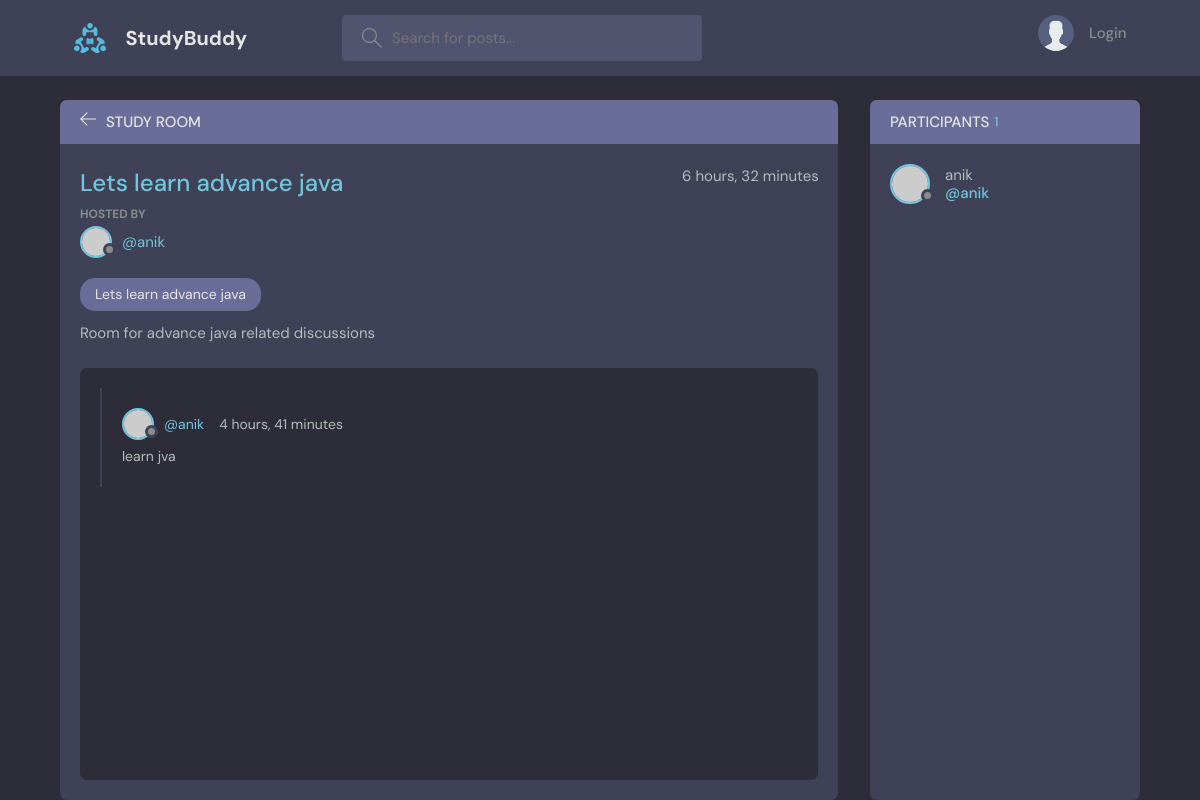
Page /room/10 on the committed database.
### base/models.py (models this page shows, shortened)
class Room(models.Model):
    host = models.ForeignKey(User, on_delete=models.SET_NULL, null=True)
    topic = models.ForeignKey(Topic, on_delete=models.SET_NULL, null=True)
    name = models.CharField(max_length=200, null=False, blank= False)
    description = models.TextField(null= True, blank= True,)
    participants = models.ManyToManyField(User, related_name='participants', blank= True)
    updated = models.DateTimeField(auto_now= True)
    created = models.DateTimeField(auto_now_add= True)
    objects = models.Manager()
    class Meta:
        ordering = ['-created', '-updated']

class Messages(models.Model):
    user = models.ForeignKey(User, on_delete=models.CASCADE)
    room = models.ForeignKey(Room, on_delete=models.CASCADE)
    body = models.TextField()
    updated = models.DateTimeField(auto_now= True)
    created = models.DateTimeField(auto_now_add= True)
    objects = models.Manager()
    class Meta:
        ordering = ['-created', '-updated']

### base/views.py (the view, shortened to what this page needs)
# urls.py: path('room/<str:pk>', views.room, name = "room"),
def room(request, pk):
    room = Room.objects.get(id = pk)
    comments =  room.messages_set.all()
    participants = room.participants.all()
    context = {'room':room, 'comments': comments, 'participants': participants}
    return render(request,'base/room.html', context)

### base/templates/base/room.html (shortened to what this page needs)
{% extends 'main.html' %}
{% block content %}
    <main class="profile-page layout layout--2">
      <div class="container">
        <div class="room">
          <div class="room__top">
            <div class="room__topLeft">
              <a href="{% url 'home' %}">
                <svg version="1.1" xmlns="http://www.w3.org/2000/svg" width="32" height="32" viewBox="0 0 32 32">
                  <title>arrow-left</title>
                  <path
                    d="M13.723 2.286l-13.723 13.714 13.719 13.714 1.616-1.611-10.96-10.96h27.625v-2.286h-27.625l10.965-10.965-1.616-1.607z"
                  ></path>
                </svg>
              </a>
              <h3>STUDY ROOM</h3>
            </div>
            </div>
          <div class="room__box scroll">
            <div class="room__header scroll">
              <div class="room__info">
                <h3>{{ room.name }}</h3>
                <span>{{ room.created|timesince }}</span>
              </div>
              <div class="room__hosted">
                <p>Hosted By</p>
                <a href="{% url 'user-profile' room.host.id %}" class="room__author">
                  <div class="avatar avatar--small">
                    <img src="https://randomuser.me/api/portraits/men/37.jpg" />
                  </div>
                  <span>@{{ room.host.username }}</span>
                </a>
              </div>
              <div class="room__details">
                <span class="room__topics">{{room.name}}</span>
                <p>{{room.description}}</p>
              </div>
            </div>
            <div class="room__conversation">
              <div class="threads scroll">
                {% for message in comments %}
                  <div class="thread">
                    <div class="thread__top">
                      <div class="thread__author">
                        <a href="{% url 'user-profile' message.user.id %}" class="thread__authorInfo">
                          <div class="avatar avatar--small">
                            <img src="https://randomuser.me/api/portraits/men/37.jpg" />
                          </div>
                          <span>@{{message.user.username}}</span>
                        </a>
                        <span class="thread__date">{{message.created|timesince}}</span>
                      </div>
                    </div>
                    <div class="thread__details">
                      {{message.body}}
                    </div>
                  </div>
                {% endfor %}
              </div>
            </div>
          </div>
        </div>
        <div class="participants">
          <h3 class="participants__top">Participants <span>{{ participants.count }}</span></h3>
          <div class="participants__list scroll">
            {% for user in participants %}
            <a href="{% url 'user-profile' user.id %}" class="participant">
              <div class="avatar avatar--medium">
                <img src="https://randomuser.me/api/portraits/men/37.jpg" />
              </div>
              <p>
                {{ user.username }}
                <span>@{{ user.username }}</span>
              </p>
            </a>
            {% endfor %}
          </div>
        </div>
      </div>
    </main>
{% endblock content %}

### rows in the picture
Room: name "Lets learn advance java", created "6 hours, 32 minutes", host.username "anik", description "Room for advance java related discussions"
Messages: user.username "anik", created "4 hours, 41 minutes", body "learn jva"

### other values in the picture
{{ participants.count }} "1"
{{ user.username }} "anik"
